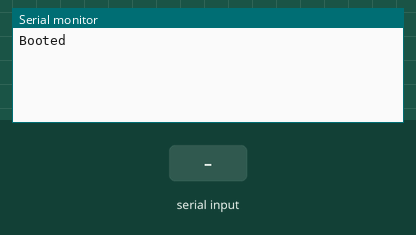
The sketch below on a simulated Arduino Mega 2560, built with avr-gcc and run on an emulated ATmega2560. Parts: the last lines printed to the serial monitor. The test bench sets the inputs (shaded band).

Above: at 1.2 s.
1.3 s: "1" received over the second serial link
At 2.5 s:
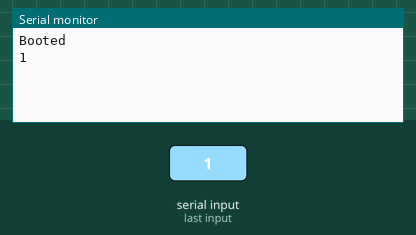
2.8 s: "0" received over the second serial link
At 3.7 s:
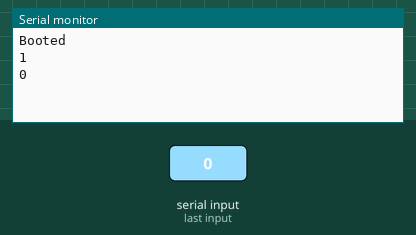
4.3 s: "2" received over the second serial link
At 4.8 s:
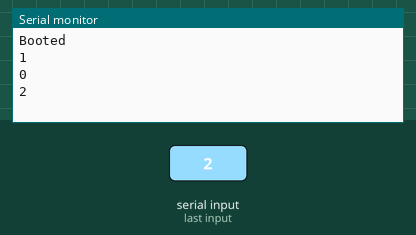

The sketch:

testVN100_ino.ino
```cpp
void setup(){
  Serial.begin(57600);
  Serial.println(F("Booted"));

  Serial1.begin(57600);
}

void loop(){
  if (Serial1.available() > 0){
    char crrt_in = Serial1.read();
    Serial.println(crrt_in);
  }
}
```

Measured:
- after the input at 1.3 s, the serial monitor: prints a new line at once (image 1)
- after the input at 2.8 s, the serial monitor: prints a new line at once (image 2)
- after the input at 4.3 s, the serial monitor: prints a new line at once (image 3)
